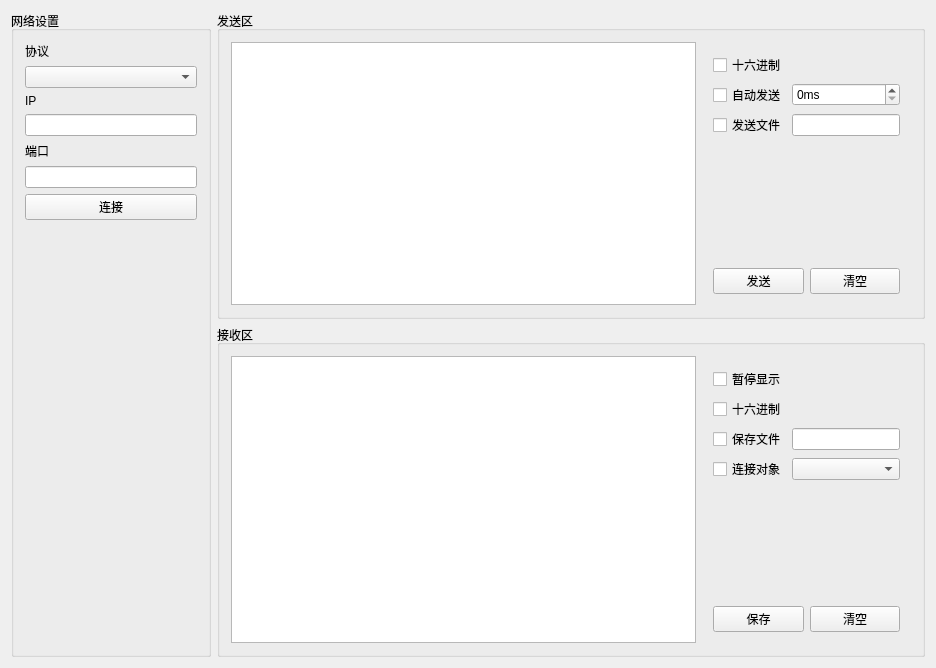
<?xml version="1.0" encoding="UTF-8"?>
<ui version="4.0">
 <class>ClientWidgetClass</class>
 <widget class="QWidget" name="ClientWidgetClass">
  <property name="geometry">
   <rect>
    <x>0</x>
    <y>0</y>
    <width>936</width>
    <height>668</height>
   </rect>
  </property>
  <property name="maximumSize">
   <size>
    <width>16777215</width>
    <height>16777215</height>
   </size>
  </property>
  <property name="windowTitle">
   <string>ClientWidget</string>
  </property>
  <layout class="QGridLayout" name="gridLayout" columnstretch="0,0">
   <item row="0" column="1">
    <layout class="QVBoxLayout" name="verticalLayout">
     <item>
      <widget class="QGroupBox" name="groupBox_send_area">
       <property name="title">
        <string>发送区</string>
       </property>
       <layout class="QHBoxLayout" name="horizontalLayout">
        <item>
         <widget class="QTextEdit" name="textEdit_send"/>
        </item>
        <item>
         <widget class="QWidget" name="widget_2" native="true">
          <property name="minimumSize">
           <size>
            <width>0</width>
            <height>0</height>
           </size>
          </property>
          <property name="maximumSize">
           <size>
            <width>300</width>
            <height>16777215</height>
           </size>
          </property>
          <layout class="QGridLayout" name="gridLayout_4">
           <item row="0" column="0">
            <widget class="QCheckBox" name="checkBox_send_base">
             <property name="text">
              <string>十六进制</string>
             </property>
            </widget>
           </item>
           <item row="1" column="0" colspan="2">
            <layout class="QGridLayout" name="gridLayout_2">
             <item row="0" column="0">
              <widget class="QCheckBox" name="checkBox_send_auto">
               <property name="text">
                <string>自动发送</string>
               </property>
              </widget>
             </item>
             <item row="0" column="1">
              <widget class="QSpinBox" name="spinBox_step">
               <property name="minimumSize">
                <size>
                 <width>0</width>
                 <height>0</height>
                </size>
               </property>
               <property name="maximumSize">
                <size>
                 <width>16777215</width>
                 <height>16777215</height>
                </size>
               </property>
               <property name="suffix">
                <string>ms</string>
               </property>
               <property name="prefix">
                <string/>
               </property>
               <property name="maximum">
                <number>1000000</number>
               </property>
              </widget>
             </item>
             <item row="1" column="0">
              <widget class="QCheckBox" name="checkBox_send_file">
               <property name="text">
                <string>发送文件</string>
               </property>
              </widget>
             </item>
             <item row="1" column="1">
              <widget class="QLineEdit" name="lineEdit_send_file">
               <property name="minimumSize">
                <size>
                 <width>0</width>
                 <height>0</height>
                </size>
               </property>
               <property name="maximumSize">
                <size>
                 <width>16777215</width>
                 <height>16777215</height>
                </size>
               </property>
              </widget>
             </item>
            </layout>
           </item>
           <item row="2" column="0">
            <spacer name="verticalSpacer_2">
             <property name="orientation">
              <enum>Qt::Vertical</enum>
             </property>
             <property name="sizeHint" stdset="0">
              <size>
               <width>20</width>
               <height>94</height>
              </size>
             </property>
            </spacer>
           </item>
           <item row="3" column="0">
            <widget class="QPushButton" name="pushButton_send">
             <property name="text">
              <string>发送</string>
             </property>
            </widget>
           </item>
           <item row="3" column="1">
            <widget class="QPushButton" name="pushButton_send_clear">
             <property name="text">
              <string>清空</string>
             </property>
            </widget>
           </item>
          </layout>
         </widget>
        </item>
       </layout>
      </widget>
     </item>
     <item>
      <widget class="QGroupBox" name="groupBox_recv_area">
       <property name="title">
        <string>接收区</string>
       </property>
       <layout class="QHBoxLayout" name="horizontalLayout_2">
        <item>
         <widget class="QTextEdit" name="textEdit_recv"/>
        </item>
        <item>
         <widget class="QWidget" name="widget" native="true">
          <property name="minimumSize">
           <size>
            <width>0</width>
            <height>0</height>
           </size>
          </property>
          <property name="maximumSize">
           <size>
            <width>300</width>
            <height>16777215</height>
           </size>
          </property>
          <layout class="QGridLayout" name="gridLayout_5">
           <item row="0" column="0">
            <widget class="QCheckBox" name="checkBox_recv_stop">
             <property name="text">
              <string>暂停显示</string>
             </property>
            </widget>
           </item>
           <item row="1" column="0">
            <widget class="QCheckBox" name="checkBox_recv_base">
             <property name="text">
              <string>十六进制</string>
             </property>
            </widget>
           </item>
           <item row="2" column="0" colspan="2">
            <layout class="QGridLayout" name="gridLayout_3">
             <item row="0" column="0">
              <widget class="QCheckBox" name="checkBox_recv_file">
               <property name="text">
                <string>保存文件</string>
               </property>
              </widget>
             </item>
             <item row="0" column="1">
              <widget class="QLineEdit" name="lineEdit_recv_file">
               <property name="minimumSize">
                <size>
                 <width>0</width>
                 <height>0</height>
                </size>
               </property>
               <property name="maximumSize">
                <size>
                 <width>16777215</width>
                 <height>16777215</height>
                </size>
               </property>
              </widget>
             </item>
             <item row="1" column="0">
              <widget class="QCheckBox" name="checkBox_recv_connect">
               <property name="text">
                <string>连接对象</string>
               </property>
              </widget>
             </item>
             <item row="1" column="1">
              <widget class="QComboBox" name="comboBox_connect"/>
             </item>
            </layout>
           </item>
           <item row="3" column="0">
            <spacer name="verticalSpacer_3">
             <property name="orientation">
              <enum>Qt::Vertical</enum>
             </property>
             <property name="sizeHint" stdset="0">
              <size>
               <width>20</width>
               <height>119</height>
              </size>
             </property>
            </spacer>
           </item>
           <item row="4" column="0">
            <widget class="QPushButton" name="pushButton_recv_save">
             <property name="text">
              <string>保存</string>
             </property>
            </widget>
           </item>
           <item row="4" column="1">
            <widget class="QPushButton" name="pushButton_recv_clear">
             <property name="text">
              <string>清空</string>
             </property>
            </widget>
           </item>
          </layout>
         </widget>
        </item>
       </layout>
      </widget>
     </item>
    </layout>
   </item>
   <item row="0" column="0">
    <widget class="QGroupBox" name="groupBox_network_setting">
     <property name="minimumSize">
      <size>
       <width>200</width>
       <height>0</height>
      </size>
     </property>
     <property name="maximumSize">
      <size>
       <width>200</width>
       <height>16777215</height>
      </size>
     </property>
     <property name="title">
      <string>网络设置</string>
     </property>
     <layout class="QVBoxLayout" name="verticalLayout_5">
      <item>
       <layout class="QVBoxLayout" name="verticalLayout_2">
        <item>
         <widget class="QLabel" name="label_protocol">
          <property name="text">
           <string>协议</string>
          </property>
         </widget>
        </item>
        <item>
         <widget class="QComboBox" name="comboBox_protocol"/>
        </item>
       </layout>
      </item>
      <item>
       <layout class="QVBoxLayout" name="verticalLayout_3">
        <item>
         <widget class="QLabel" name="label_ip">
          <property name="text">
           <string>IP</string>
          </property>
         </widget>
        </item>
        <item>
         <widget class="QLineEdit" name="lineEdit_ip"/>
        </item>
       </layout>
      </item>
      <item>
       <layout class="QVBoxLayout" name="verticalLayout_4">
        <item>
         <widget class="QLabel" name="label_port">
          <property name="text">
           <string>端口</string>
          </property>
         </widget>
        </item>
        <item>
         <widget class="QLineEdit" name="lineEdit_port"/>
        </item>
       </layout>
      </item>
      <item>
       <widget class="QPushButton" name="pushButton_connect">
        <property name="text">
         <string>连接</string>
        </property>
       </widget>
      </item>
      <item>
       <spacer name="verticalSpacer">
        <property name="orientation">
         <enum>Qt::Vertical</enum>
        </property>
        <property name="sizeHint" stdset="0">
         <size>
          <width>20</width>
          <height>40</height>
         </size>
        </property>
       </spacer>
      </item>
     </layout>
    </widget>
   </item>
  </layout>
 </widget>
 <layoutdefault spacing="6" margin="11"/>
 <resources/>
 <connections/>
</ui>
